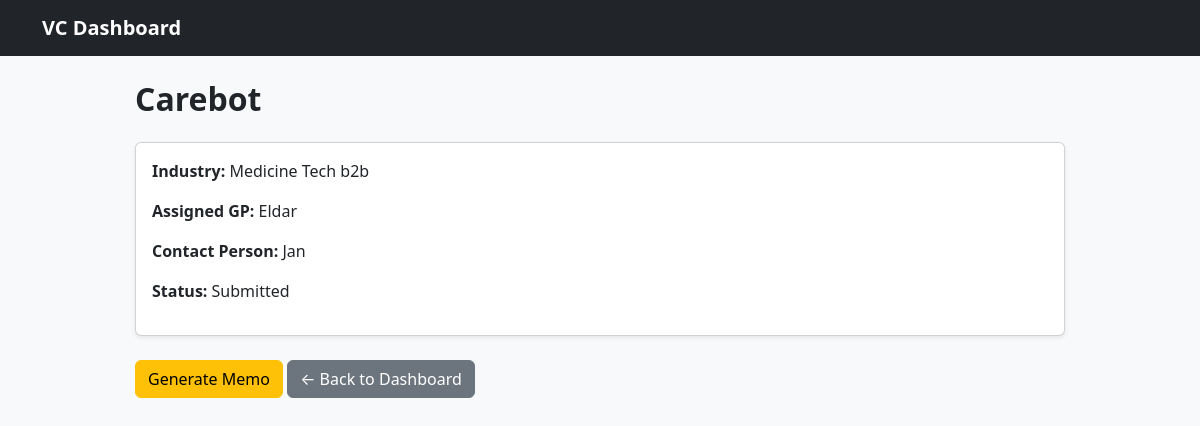
The page /startup/2 on the database its author committed.
### app.py (models this page shows)
class Startup(db.Model):
    id = db.Column(db.Integer, primary_key=True)
    name = db.Column(db.String(200), nullable=False)
    industry = db.Column(db.String(100))
    stage = db.Column(db.String(50))
    assigned_gp = db.Column(db.String(100))
    contact_person = db.Column(db.String(100))
    founders = db.Column(db.Text)
    arr = db.Column(db.Float)
    funding = db.Column(db.Float)
    valuation = db.Column(db.Float)
    gp_notes = db.Column(db.Text)  # store raw memo markdown
    status = db.Column(db.String(50))
    memo_pdf = db.Column(db.String(200))
    deck_file = db.Column(db.String(200))

### app.py (the view)
@app.route("/startup/<int:startup_id>")
def view_startup(startup_id):
    startup = Startup.query.get_or_404(startup_id)
    return render_template("startup.html", startup=startup)

### templates/startup.html (shortened to what this page needs)
{% extends "base.html" %}
{% block content %}
<h2 class="fw-bold mb-4">{{ startup.name }}</h2>
<div class="card shadow-sm mb-4">
  <div class="card-body">
    <p><strong>Industry:</strong> {{ startup.industry }}</p>
    <p><strong>Assigned GP:</strong> {{ startup.assigned_gp }}</p>
    <p><strong>Contact Person:</strong> {{ startup.contact_person }}</p>
    <p><strong>Status:</strong> {{ startup.status }}</p>
  </div>
</div>
<div class="mb-3">
  {% if startup.memo_pdf %}
    <a href="{{ url_for('download_file', filename=startup.memo_pdf) }}" class="btn btn-success">Download Memo</a>
  {% else %}
    <a href="{{ url_for('generate_memo_for_startup', startup_id=startup.id) }}" class="btn btn-warning">Generate Memo</a>
  {% endif %}
  <a href="{{ url_for('dashboard') }}" class="btn btn-secondary">← Back to Dashboard</a>
</div>
{% endblock %}

### rows shown on the page
Startup: name "Carebot", industry "Medicine Tech b2b", assigned_gp "Eldar", contact_person "Jan", status "Submitted"
